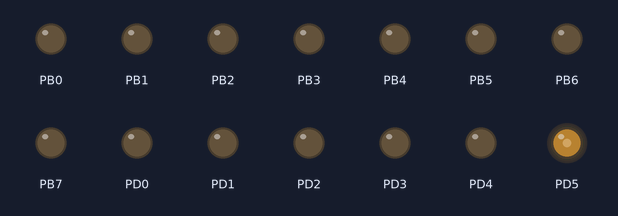
This program was run on a simulated ATmega32, built with avr-gcc and emulated at 8 MHz. Parts: output pins drawn as LEDs (lit = HIGH).

Above: at 0.1 s.
Timing chart, 0 to 1.6 s (numbered marks = the images above):
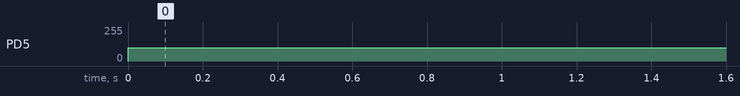

Measured:
- by itself, PD5: 0/255 → 100/255 at 0.00 s

The program:

main.c
```c
/*
 * PWM_mode.c
 *
 * Created: 29/06/2021 08:43:24
 * Author : Admin
 */
#define F_CPU 8000000UL
#include <avr/io.h>
void PWM_T0(int a)
{

	OCR0 = a;
	TCCR0 = (1 <<WGM01)| (1 << WGM00)|(1 << CS01)|(1 << COM01);
	while(!(TIFR&(1 << OCF0)));
	TIFR = 1 << OCF0;
}
int Input_T1()
{
	int temp=0;
	TIFR = 1 << ICF1;
	TCCR1B = (1 << ICES1)|(1 << CS01);
	while (!(TIFR&(1 << ICF1)));
	temp = ICR1;

		TIFR = 1 << ICF1;
		TCCR1B = (1 << ICES1)|(1 << CS01);
		while (!(TIFR&(1 << ICF1)));
		temp = ICR1-temp;
	return temp;
}
void PWM_T1()
{
	OCR1A = 100;
	TCCR1A = (1 << COM1A1)|(1 << WGM10);
	TCCR1B = (1<<WGM12)|(1 << CS11);
	while(!(TIFR&(1 << OCF1A)));
	TIFR = 1 << OCF1A;
}
int main(void)
{
    /* Replace with your application code */
	DDRB = 0xff;
	DDRD = 0xff;
    while (1)
    {
		PWM_T1();
    }
}
```
